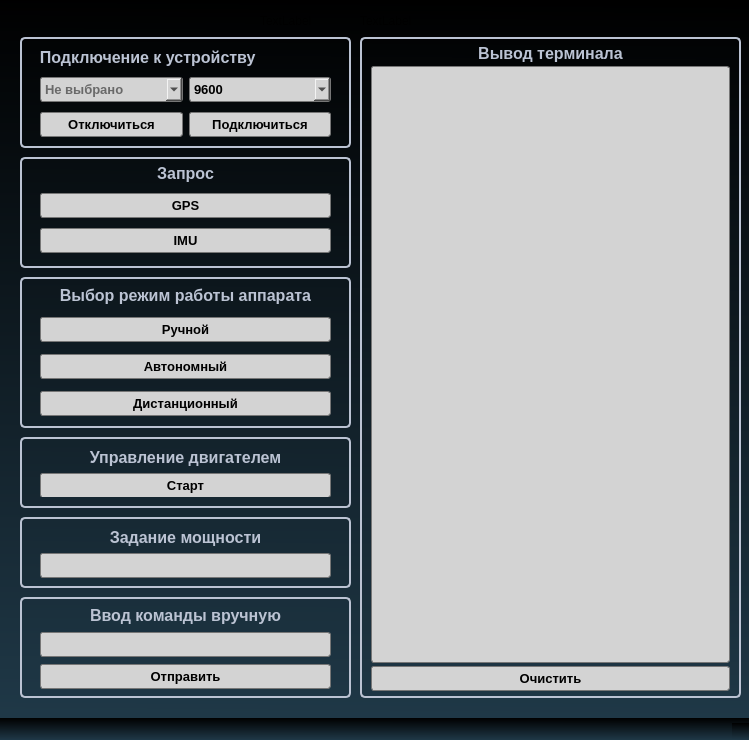
<?xml version="1.0" encoding="UTF-8"?>
<ui version="4.0">
 <class>MainWindow</class>
 <widget class="QMainWindow" name="MainWindow">
  <property name="geometry">
   <rect>
    <x>0</x>
    <y>0</y>
    <width>749</width>
    <height>740</height>
   </rect>
  </property>
  <property name="windowTitle">
   <string>MainWindow</string>
  </property>
  <property name="styleSheet">
   <string notr="true">background-color: qlineargradient(spread:pad, x1:0.506, y1:0, x2:0.494591, y2:1, stop:0 rgba(0, 0, 0, 255), stop:1 rgba(31, 56, 71, 255))</string>
  </property>
  <property name="animated">
   <bool>true</bool>
  </property>
  <widget class="QWidget" name="centralwidget">
   <widget class="QFrame" name="main_frame">
    <property name="geometry">
     <rect>
      <x>20</x>
      <y>517</y>
      <width>331</width>
      <height>71</height>
     </rect>
    </property>
    <property name="styleSheet">
     <string notr="true">border: 2px solid rgb(187, 195, 211);
border-radius: 5px;
background-color: none;</string>
    </property>
    <layout class="QVBoxLayout" name="verticalLayout_3">
     <property name="spacing">
      <number>1</number>
     </property>
     <property name="topMargin">
      <number>0</number>
     </property>
     <property name="bottomMargin">
      <number>0</number>
     </property>
     <item>
      <widget class="QFrame" name="pwr_frame">
       <property name="styleSheet">
        <string notr="true">border: none;</string>
       </property>
       <layout class="QVBoxLayout" name="verticalLayout_6">
        <item>
         <widget class="QLabel" name="lb_pwr_mnl">
          <property name="maximumSize">
           <size>
            <width>16777215</width>
            <height>20</height>
           </size>
          </property>
          <property name="styleSheet">
           <string notr="true">border: none;
font: bold;
color: rgb(187, 195, 211);
font-size: 12pt;</string>
          </property>
          <property name="inputMethodHints">
           <set>Qt::ImhHiddenText|Qt::ImhUrlCharactersOnly</set>
          </property>
          <property name="text">
           <string>Задание мощности</string>
          </property>
          <property name="alignment">
           <set>Qt::AlignCenter</set>
          </property>
         </widget>
        </item>
        <item>
         <widget class="QLineEdit" name="le_pwr_mnl">
          <property name="minimumSize">
           <size>
            <width>0</width>
            <height>25</height>
           </size>
          </property>
          <property name="maximumSize">
           <size>
            <width>16777215</width>
            <height>16777215</height>
           </size>
          </property>
          <property name="styleSheet">
           <string notr="true">QLineEdit{
	color: black;
	font-size: 10pt;
	background-color: rgb(211, 211, 211);
	border: 1px solid rgb(118, 118, 118);
	border-radius: 3px;
	font: bold;
}
QLineEdit:hover {
	border: 1px solid rgb(79, 175, 227);
	border-radius: 3px;
	background-color: rgb(187, 195, 211);
}</string>
          </property>
          <property name="text">
           <string/>
          </property>
         </widget>
        </item>
       </layout>
      </widget>
     </item>
    </layout>
   </widget>
   <widget class="QFrame" name="text_frame">
    <property name="geometry">
     <rect>
      <x>360</x>
      <y>37</y>
      <width>381</width>
      <height>661</height>
     </rect>
    </property>
    <property name="styleSheet">
     <string notr="true">border: 2px solid rgb(187, 195, 211);
border-radius: 5px;
background-color: none;</string>
    </property>
    <layout class="QVBoxLayout" name="verticalLayout_4">
     <property name="spacing">
      <number>3</number>
     </property>
     <property name="topMargin">
      <number>5</number>
     </property>
     <property name="bottomMargin">
      <number>5</number>
     </property>
     <item>
      <widget class="QLabel" name="label_2">
       <property name="maximumSize">
        <size>
         <width>16777215</width>
         <height>20</height>
        </size>
       </property>
       <property name="styleSheet">
        <string notr="true">font-size: 12pt;
border: none;
font: bold;
color: rgb(187, 195, 211);</string>
       </property>
       <property name="text">
        <string>Вывод терминала</string>
       </property>
       <property name="alignment">
        <set>Qt::AlignCenter</set>
       </property>
      </widget>
     </item>
     <item>
      <widget class="QTextBrowser" name="textBrowser">
       <property name="font">
        <font>
         <family>Segoe UI</family>
         <pointsize>10</pointsize>
         <italic>false</italic>
         <bold>true</bold>
         <kerning>true</kerning>
        </font>
       </property>
       <property name="styleSheet">
        <string notr="true">QTextBrowser{
	color: black;
	font-size: 10pt;
	background-color: rgb(211, 211, 211);
	border: 1px solid rgb(118, 118, 118);
	border-radius: 3px;
	font: bold;
}</string>
       </property>
      </widget>
     </item>
     <item>
      <widget class="QPushButton" name="btn_clean_textBrw">
       <property name="minimumSize">
        <size>
         <width>0</width>
         <height>25</height>
        </size>
       </property>
       <property name="styleSheet">
        <string notr="true">QPushButton{
	color: black;
	font-size: 10pt;
	background-color: rgb(211, 211, 211);
	border: 1px solid rgb(118, 118, 118);
	border-radius: 3px;
	font: bold;
}
QPushButton:hover {
	border: 1px solid rgb(79, 175, 227);
	border-radius: 3px;
	background-color: rgb(187, 195, 211);
}

QPushButton:pressed {
	background-color:rgba(79, 175, 227,70);
	border: 1px solid rgb(79, 175, 227);
	border-radius: 3px;
	color: rgb(0,122,217);
}</string>
       </property>
       <property name="text">
        <string>Очистить</string>
       </property>
      </widget>
     </item>
    </layout>
   </widget>
   <widget class="QFrame" name="req_frame">
    <property name="geometry">
     <rect>
      <x>20</x>
      <y>157</y>
      <width>331</width>
      <height>111</height>
     </rect>
    </property>
    <property name="styleSheet">
     <string notr="true">border: 2px solid rgb(187, 195, 211);
border-radius: 5px;
background-color: none;</string>
    </property>
    <layout class="QHBoxLayout" name="horizontalLayout_4">
     <property name="spacing">
      <number>1</number>
     </property>
     <property name="topMargin">
      <number>0</number>
     </property>
     <item>
      <widget class="QFrame" name="btn_req_frame">
       <property name="styleSheet">
        <string notr="true">border: none;</string>
       </property>
       <layout class="QVBoxLayout" name="verticalLayout_2">
        <property name="topMargin">
         <number>0</number>
        </property>
        <property name="bottomMargin">
         <number>0</number>
        </property>
        <item>
         <widget class="QLabel" name="lb_request">
          <property name="minimumSize">
           <size>
            <width>0</width>
            <height>20</height>
           </size>
          </property>
          <property name="maximumSize">
           <size>
            <width>16777215</width>
            <height>20</height>
           </size>
          </property>
          <property name="styleSheet">
           <string notr="true">font-size: 12pt;
border: none;
font: bold;
color: rgb(187, 195, 211);</string>
          </property>
          <property name="text">
           <string>Запрос</string>
          </property>
          <property name="alignment">
           <set>Qt::AlignCenter</set>
          </property>
         </widget>
        </item>
        <item>
         <widget class="QPushButton" name="btn_gps">
          <property name="minimumSize">
           <size>
            <width>0</width>
            <height>25</height>
           </size>
          </property>
          <property name="styleSheet">
           <string notr="true">QPushButton{
	color: black;
	font-size: 10pt;
	background-color: rgb(211, 211, 211);
	border: 1px solid rgb(118, 118, 118);
	border-radius: 3px;
	font: bold;
}
QPushButton:hover {
	border: 1px solid rgb(79, 175, 227);
	border-radius: 3px;
	background-color: rgb(187, 195, 211);
}

QPushButton:pressed {
	background-color:rgba(79, 175, 227,70);
	border: 1px solid rgb(79, 175, 227);
	border-radius: 3px;
	color: rgb(0,122,217);
}

QPushButton:disabled {
	background-color: rgb(113, 113, 113);
}</string>
          </property>
          <property name="text">
           <string>GPS</string>
          </property>
         </widget>
        </item>
        <item>
         <widget class="QPushButton" name="btn_imu">
          <property name="minimumSize">
           <size>
            <width>0</width>
            <height>25</height>
           </size>
          </property>
          <property name="styleSheet">
           <string notr="true">QPushButton{
	color: black;
	font-size: 10pt;
	background-color: rgb(211, 211, 211);
	border: 1px solid rgb(118, 118, 118);
	border-radius: 3px;
	font: bold;
}
QPushButton:hover {
	border: 1px solid rgb(79, 175, 227);
	border-radius: 3px;
	background-color: rgb(187, 195, 211);
}

QPushButton:pressed {
	background-color:rgba(79, 175, 227,70);
	border: 1px solid rgb(79, 175, 227);
	border-radius: 3px;
	color: rgb(0,122,217);
}
QPushButton:disabled {
	background-color: rgb(113, 113, 113);
}</string>
          </property>
          <property name="text">
           <string>IMU</string>
          </property>
         </widget>
        </item>
       </layout>
      </widget>
     </item>
    </layout>
   </widget>
   <widget class="QFrame" name="mode_frame">
    <property name="geometry">
     <rect>
      <x>20</x>
      <y>277</y>
      <width>331</width>
      <height>151</height>
     </rect>
    </property>
    <property name="styleSheet">
     <string notr="true">border: 2px solid rgb(187, 195, 211);
border-radius: 5px;
background-color: none;</string>
    </property>
    <layout class="QHBoxLayout" name="horizontalLayout">
     <property name="spacing">
      <number>1</number>
     </property>
     <property name="topMargin">
      <number>0</number>
     </property>
     <property name="bottomMargin">
      <number>0</number>
     </property>
     <item>
      <widget class="QFrame" name="btn_mode_frame">
       <property name="styleSheet">
        <string notr="true">border: none;</string>
       </property>
       <layout class="QVBoxLayout" name="verticalLayout">
        <property name="topMargin">
         <number>0</number>
        </property>
        <property name="bottomMargin">
         <number>0</number>
        </property>
        <item>
         <widget class="QLabel" name="lb_mode">
          <property name="maximumSize">
           <size>
            <width>16777215</width>
            <height>20</height>
           </size>
          </property>
          <property name="styleSheet">
           <string notr="true">border: none;
font: bold;
color: rgb(187, 195, 211);font-size: 12pt;</string>
          </property>
          <property name="text">
           <string>Выбор режим работы аппарата</string>
          </property>
          <property name="alignment">
           <set>Qt::AlignCenter</set>
          </property>
         </widget>
        </item>
        <item>
         <widget class="QPushButton" name="btn_mnl_mode">
          <property name="minimumSize">
           <size>
            <width>0</width>
            <height>25</height>
           </size>
          </property>
          <property name="styleSheet">
           <string notr="true">QPushButton{
	color: black;
	font-size: 10pt;
	background-color: rgb(211, 211, 211);
	border: 1px solid rgb(118, 118, 118);
	border-radius: 3px;
	font: bold;
}
QPushButton:hover {
	border: 1px solid rgb(79, 175, 227);
	border-radius: 3px;
	background-color: rgb(187, 195, 211);
}

QPushButton:pressed {
	background-color:rgba(79, 175, 227,70);
	border: 1px solid rgb(79, 175, 227);
	border-radius: 3px;
	color: rgb(0,122,217);
}

QPushButton:disabled {
	background-color: rgb(113, 113, 113);
}</string>
          </property>
          <property name="text">
           <string>Ручной</string>
          </property>
         </widget>
        </item>
        <item>
         <widget class="QPushButton" name="btn_auto_mode">
          <property name="minimumSize">
           <size>
            <width>0</width>
            <height>25</height>
           </size>
          </property>
          <property name="styleSheet">
           <string notr="true">QPushButton{
	color: black;
	font-size: 10pt;
	background-color: rgb(211, 211, 211);
	border: 1px solid rgb(118, 118, 118);
	border-radius: 3px;
	font: bold;
}
QPushButton:hover {
	border: 1px solid rgb(79, 175, 227);
	border-radius: 3px;
	background-color: rgb(187, 195, 211);
}

QPushButton:pressed {
	background-color:rgba(79, 175, 227,70);
	border: 1px solid rgb(79, 175, 227);
	border-radius: 3px;
	color: rgb(0,122,217);
}

QPushButton:disabled {
	background-color: rgb(113, 113, 113);
}</string>
          </property>
          <property name="text">
           <string>Автономный</string>
          </property>
         </widget>
        </item>
        <item>
         <widget class="QPushButton" name="btn_rmt_mode">
          <property name="minimumSize">
           <size>
            <width>0</width>
            <height>25</height>
           </size>
          </property>
          <property name="styleSheet">
           <string notr="true">QPushButton{
	color: black;
	font-size: 10pt;
	background-color: rgb(211, 211, 211);
	border: 1px solid rgb(118, 118, 118);
	border-radius: 3px;
	font: bold;
}
QPushButton:hover {
	border: 1px solid rgb(79, 175, 227);
	border-radius: 3px;
	background-color: rgb(187, 195, 211);
}

QPushButton:pressed {
	background-color:rgba(79, 175, 227,70);
	border: 1px solid rgb(79, 175, 227);
	border-radius: 3px;
	color: rgb(0,122,217);
}

QPushButton:disabled {
	background-color: rgb(113, 113, 113);
}</string>
          </property>
          <property name="text">
           <string>Дистанционный</string>
          </property>
         </widget>
        </item>
       </layout>
      </widget>
     </item>
    </layout>
   </widget>
   <widget class="QFrame" name="mtr_ctrl_frame">
    <property name="geometry">
     <rect>
      <x>20</x>
      <y>437</y>
      <width>331</width>
      <height>71</height>
     </rect>
    </property>
    <property name="styleSheet">
     <string notr="true">border: 2px solid rgb(187, 195, 211);
border-radius: 5px;
background-color: none;</string>
    </property>
    <layout class="QHBoxLayout" name="horizontalLayout_3">
     <item>
      <widget class="QFrame" name="btn_mode_frame_2">
       <property name="styleSheet">
        <string notr="true">border: none;</string>
       </property>
       <layout class="QVBoxLayout" name="verticalLayout_7">
        <property name="topMargin">
         <number>0</number>
        </property>
        <property name="bottomMargin">
         <number>0</number>
        </property>
        <item>
         <widget class="QLabel" name="lb_mode_2">
          <property name="maximumSize">
           <size>
            <width>16777215</width>
            <height>20</height>
           </size>
          </property>
          <property name="styleSheet">
           <string notr="true">border: none;
font: bold;
color: rgb(187, 195, 211);font-size: 12pt;</string>
          </property>
          <property name="text">
           <string>Управление двигателем</string>
          </property>
          <property name="alignment">
           <set>Qt::AlignCenter</set>
          </property>
         </widget>
        </item>
        <item>
         <widget class="QPushButton" name="btn_ctrl_mtr">
          <property name="minimumSize">
           <size>
            <width>0</width>
            <height>25</height>
           </size>
          </property>
          <property name="styleSheet">
           <string notr="true">QPushButton{
	color: black;
	font-size: 10pt;
	background-color: rgb(211, 211, 211);
	border: 1px solid rgb(118, 118, 118);
	border-radius: 3px;
	font: bold;
}
QPushButton:hover {
	border: 1px solid rgb(79, 175, 227);
	border-radius: 3px;
	background-color: rgb(187, 195, 211);
}

QPushButton:pressed {
	background-color:rgba(79, 175, 227,70);
	border: 1px solid rgb(79, 175, 227);
	border-radius: 3px;
	color: rgb(0,122,217);
}</string>
          </property>
          <property name="text">
           <string>Старт</string>
          </property>
         </widget>
        </item>
       </layout>
      </widget>
     </item>
    </layout>
   </widget>
   <widget class="QFrame" name="main_conn_frame">
    <property name="geometry">
     <rect>
      <x>20</x>
      <y>37</y>
      <width>331</width>
      <height>111</height>
     </rect>
    </property>
    <property name="styleSheet">
     <string notr="true">border: 2px solid rgb(187, 195, 211);
border-radius: 5px;
background-color: none;</string>
    </property>
    <layout class="QVBoxLayout" name="verticalLayout_5">
     <property name="spacing">
      <number>1</number>
     </property>
     <item>
      <widget class="QLabel" name="label">
       <property name="maximumSize">
        <size>
         <width>16777215</width>
         <height>20</height>
        </size>
       </property>
       <property name="styleSheet">
        <string notr="true">font-size: 12pt;
border: none;
font: bold;
color: rgb(187, 195, 211);</string>
       </property>
       <property name="text">
        <string>  Подключение к устройству</string>
       </property>
       <property name="alignment">
        <set>Qt::AlignLeading|Qt::AlignLeft|Qt::AlignVCenter</set>
       </property>
      </widget>
     </item>
     <item>
      <widget class="QFrame" name="select_params_com_frame">
       <property name="maximumSize">
        <size>
         <width>16777215</width>
         <height>40</height>
        </size>
       </property>
       <property name="styleSheet">
        <string notr="true">border: none;</string>
       </property>
       <layout class="QHBoxLayout" name="horizontalLayout_5">
        <item>
         <widget class="QComboBox" name="cb_com_dev">
          <property name="minimumSize">
           <size>
            <width>0</width>
            <height>25</height>
           </size>
          </property>
          <property name="layoutDirection">
           <enum>Qt::LeftToRight</enum>
          </property>
          <property name="styleSheet">
           <string notr="true">QComboBox{
	color: black;
	font-size: 10pt;
	background-color: rgb(211, 211, 211);
	border: 1px solid rgb(118, 118, 118);
	border-radius: 3px;
	font: bold;
}
QComboBox:hover {
	border: 1px solid rgb(79, 175, 227);
	border-radius: 3px;
	background-color: rgb(187, 195, 211);
}</string>
          </property>
          <property name="placeholderText">
           <string>Не выбрано</string>
          </property>
         </widget>
        </item>
        <item>
         <widget class="QComboBox" name="cb_baudrate">
          <property name="minimumSize">
           <size>
            <width>0</width>
            <height>25</height>
           </size>
          </property>
          <property name="styleSheet">
           <string notr="true">QComboBox{
	color: black;
	font-size: 10pt;
	background-color: rgb(211, 211, 211);
	border: 1px solid rgb(118, 118, 118);
	border-radius: 3px;
	font: bold;
}
QComboBox:hover {
	border: 1px solid rgb(79, 175, 227);
	border-radius: 3px;
	background-color: rgb(187, 195, 211);
}

QComboBox:pressed {
	background-color:rgba(79, 175, 227,70);
	border: 1px solid rgb(79, 175, 227);
	border-radius: 3px;
	color: rgb(0,122,217);
}</string>
          </property>
          <property name="placeholderText">
           <string/>
          </property>
          <item>
           <property name="text">
            <string>9600</string>
           </property>
          </item>
          <item>
           <property name="text">
            <string>115200</string>
           </property>
          </item>
         </widget>
        </item>
       </layout>
      </widget>
     </item>
     <item>
      <widget class="QFrame" name="conn_frame_2">
       <property name="maximumSize">
        <size>
         <width>16777215</width>
         <height>40</height>
        </size>
       </property>
       <property name="styleSheet">
        <string notr="true">border: none;</string>
       </property>
       <layout class="QHBoxLayout" name="conn_frame">
        <item>
         <widget class="QPushButton" name="btn_disconnect">
          <property name="minimumSize">
           <size>
            <width>0</width>
            <height>25</height>
           </size>
          </property>
          <property name="styleSheet">
           <string notr="true">QPushButton{
	color: black;
	font-size: 10pt;
	background-color: rgb(211, 211, 211);
	border: 1px solid rgb(118, 118, 118);
	border-radius: 3px;
	font: bold;
}
QPushButton:hover {
	border: 1px solid rgb(79, 175, 227);
	border-radius: 3px;
	background-color: rgb(187, 195, 211);
}

QPushButton:pressed {
	background-color:rgba(79, 175, 227,70);
	border: 1px solid rgb(79, 175, 227);
	border-radius: 3px;
	color: rgb(0,122,217);
}

QPushButton:disabled {
	background-color: rgb(113, 113, 113);
}</string>
          </property>
          <property name="text">
           <string>Отключиться</string>
          </property>
         </widget>
        </item>
        <item>
         <widget class="QPushButton" name="btn_connect">
          <property name="minimumSize">
           <size>
            <width>0</width>
            <height>25</height>
           </size>
          </property>
          <property name="styleSheet">
           <string notr="true">QPushButton{
	color: black;
	font-size: 10pt;
	background-color: rgb(211, 211, 211);
	border: 1px solid rgb(118, 118, 118);
	border-radius: 3px;
	font: bold;
}
QPushButton:hover {
	border: 1px solid rgb(79, 175, 227);
	border-radius: 3px;
	background-color: rgb(187, 195, 211);
}

QPushButton:pressed {
	background-color:rgba(79, 175, 227,70);
	border: 1px solid rgb(79, 175, 227);
	border-radius: 3px;
	color: rgb(0,122,217);
}

QPushButton:disabled {
	background-color: rgb(113, 113, 113);
}</string>
          </property>
          <property name="text">
           <string>Подключиться</string>
          </property>
         </widget>
        </item>
       </layout>
      </widget>
     </item>
    </layout>
   </widget>
   <widget class="QFrame" name="main_mnl_frame">
    <property name="geometry">
     <rect>
      <x>20</x>
      <y>597</y>
      <width>331</width>
      <height>101</height>
     </rect>
    </property>
    <property name="styleSheet">
     <string notr="true">border: 2px solid rgb(187, 195, 211);
border-radius: 5px;
background-color: none;</string>
    </property>
    <layout class="QVBoxLayout" name="verticalLayout_9">
     <property name="spacing">
      <number>1</number>
     </property>
     <property name="topMargin">
      <number>0</number>
     </property>
     <property name="bottomMargin">
      <number>0</number>
     </property>
     <item>
      <widget class="QFrame" name="frame">
       <property name="styleSheet">
        <string notr="true">border:none;</string>
       </property>
       <layout class="QVBoxLayout" name="verticalLayout_8">
        <property name="spacing">
         <number>1</number>
        </property>
        <property name="topMargin">
         <number>0</number>
        </property>
        <property name="bottomMargin">
         <number>0</number>
        </property>
        <item>
         <widget class="QLabel" name="lb_mnl_cmd">
          <property name="maximumSize">
           <size>
            <width>16777215</width>
            <height>20</height>
           </size>
          </property>
          <property name="styleSheet">
           <string notr="true">border: none;
font: bold;
color: rgb(187, 195, 211);font-size: 12pt;</string>
          </property>
          <property name="text">
           <string>Ввод команды вручную</string>
          </property>
          <property name="alignment">
           <set>Qt::AlignCenter</set>
          </property>
         </widget>
        </item>
        <item>
         <widget class="QLineEdit" name="le_mnl_cmd">
          <property name="minimumSize">
           <size>
            <width>0</width>
            <height>25</height>
           </size>
          </property>
          <property name="maximumSize">
           <size>
            <width>16777215</width>
            <height>16777215</height>
           </size>
          </property>
          <property name="styleSheet">
           <string notr="true">QLineEdit{
	color: black;
	font-size: 10pt;
	background-color: rgb(211, 211, 211);
	border: 1px solid rgb(118, 118, 118);
	border-radius: 3px;
	font: bold;
}
QLineEdit:hover {
	border: 1px solid rgb(79, 175, 227);
	border-radius: 3px;
	background-color: rgb(187, 195, 211);
}</string>
          </property>
          <property name="text">
           <string/>
          </property>
         </widget>
        </item>
        <item>
         <widget class="QPushButton" name="btn_mnl_cmd">
          <property name="minimumSize">
           <size>
            <width>0</width>
            <height>25</height>
           </size>
          </property>
          <property name="styleSheet">
           <string notr="true">QPushButton{
	color: black;
	font-size: 10pt;
	background-color: rgb(211, 211, 211);
	border: 1px solid rgb(118, 118, 118);
	border-radius: 3px;
	font: bold;
}
QPushButton:hover {
	border: 1px solid rgb(79, 175, 227);
	border-radius: 3px;
	background-color: rgb(187, 195, 211);
}

QPushButton:pressed {
	background-color:rgba(79, 175, 227,70);
	border: 1px solid rgb(79, 175, 227);
	border-radius: 3px;
	color: rgb(0,122,217);
}</string>
          </property>
          <property name="text">
           <string>Отправить</string>
          </property>
         </widget>
        </item>
       </layout>
      </widget>
     </item>
    </layout>
   </widget>
   <widget class="QLabel" name="indicator_link">
    <property name="geometry">
     <rect>
      <x>260</x>
      <y>10</y>
      <width>71</width>
      <height>21</height>
     </rect>
    </property>
    <property name="styleSheet">
     <string notr="true">background-color: None;</string>
    </property>
    <property name="text">
     <string>TextLabel</string>
    </property>
   </widget>
   <widget class="QLabel" name="indicator_crc">
    <property name="geometry">
     <rect>
      <x>360</x>
      <y>10</y>
      <width>71</width>
      <height>21</height>
     </rect>
    </property>
    <property name="styleSheet">
     <string notr="true">background-color: None;</string>
    </property>
    <property name="text">
     <string>TextLabel</string>
    </property>
   </widget>
  </widget>
  <widget class="QStatusBar" name="statusbar"/>
 </widget>
 <resources/>
 <connections/>
</ui>
